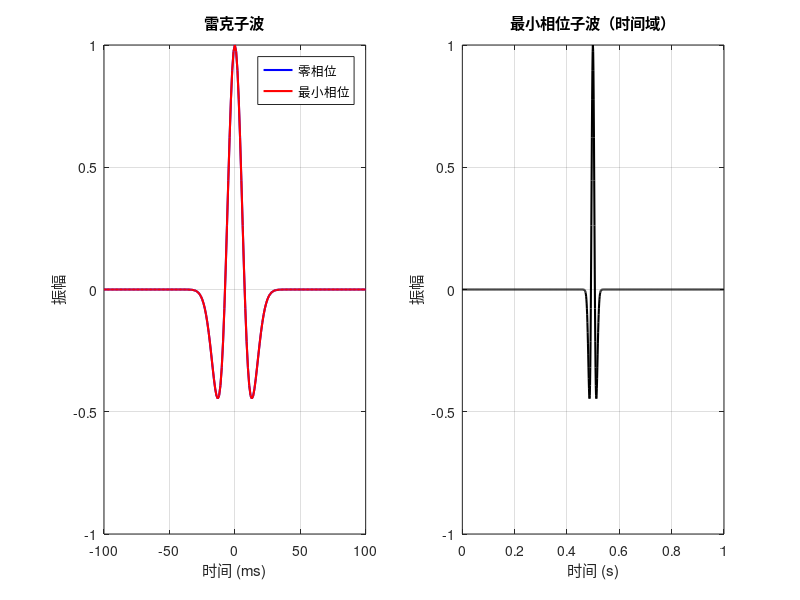
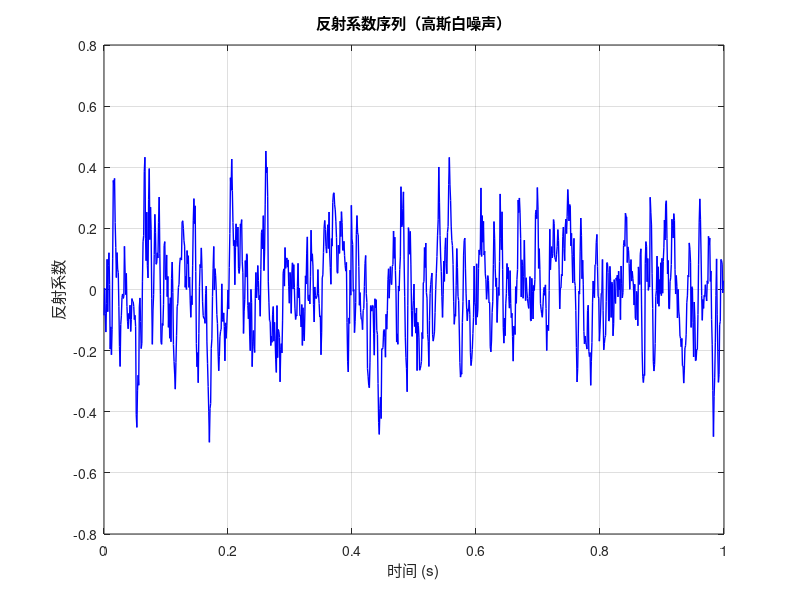

Reproduce these figures in MATLAB, in order. (Note: this script raises an error after producing the figures.)
clear;clc;
%% 合成地震信号 - 基于ALFMT的动态反褶积方法验证

%% 1. 参数设置
fs = 1000;               % 采样频率 500 Hz
dt = 1/fs;              % 采样间隔 0.002 s
T = 1;                  % 记录长度 1 秒
t = 0:dt:T-dt;          % 时间轴
nt = length(t);         % 时间点数

% 质量因子 Q
Q = 80;

% 主频
f0 = 30;                % 30 Hz

%% 2. 生成最小相位子波
% 方法：先生成零相位雷克子波，然后转换为最小相位
% 生成零相位雷克子波
wavelet_length = 0.2;   % 子波长度 200ms
nw = round(wavelet_length * fs);
tw = (-nw/2:nw/2) * dt;

% 雷克子波公式
ricker_zero = (1 - 2*(pi*f0*tw).^2) .* exp(-(pi*f0*tw).^2);

% 将零相位子波转换为最小相位
% 方法：计算子波的希尔伯特变换，取其实部
ricker_min = real(hilbert(ricker_zero));

% 归一化
ricker_min = ricker_min / max(abs(ricker_min));

% 调整子波位置，使其在时间轴中心
center_idx = floor(length(t)/2);
start_idx = center_idx - floor(length(ricker_min)/2);
end_idx = start_idx + length(ricker_min) - 1;

% 确保索引在范围内
if start_idx < 1
    start_idx = 1;
end
if end_idx > nt
    end_idx = nt;
end

% 创建完整子波向量
w = zeros(1, nt);
w(start_idx:end_idx) = ricker_min(1:(end_idx-start_idx+1));

% 绘制子波
figure('Position', [100, 100, 800, 400]);
subplot(1,2,1);
plot(tw*1000, ricker_zero, 'b-', 'LineWidth', 1.5);
hold on;
plot(tw*1000, ricker_min, 'r-', 'LineWidth', 1.5);
title('雷克子波');
xlabel('时间 (ms)'); ylabel('振幅');
legend('零相位', '最小相位');
grid on;

subplot(1,2,2);
plot(t, w, 'k-', 'LineWidth', 1.5);
title('最小相位子波（时间域）');
xlabel('时间 (s)'); ylabel('振幅');
grid on;

%% 3. 生成反射系数序列（高斯白噪声）
% 设置随机种子以确保可重复性
rng(42);

% 生成高斯白噪声
reflection_coef = randn(1, nt);

% 对反射系数进行平滑处理，模拟地层连续性
window_size = 5;
smooth_filter = ones(1, window_size)/window_size;
reflection_coef = conv(reflection_coef, smooth_filter, 'same');

% 归一化反射系数
reflection_coef = reflection_coef / max(abs(reflection_coef)) * 0.5;

% 绘制反射系数
figure('Position', [100, 100, 800, 300]);
plot(t, reflection_coef, 'b-', 'LineWidth', 1);
title('反射系数序列（高斯白噪声）');
xlabel('时间 (s)'); ylabel('反射系数');
grid on;

%% 4. 生成衰减函数（基于Q模型）
% 根据常Q衰减理论：A(f,τ) = exp(-πfτ/Q)
% 其中：f是频率，τ是旅行时

% 计算频率轴
nfft = 2^nextpow2(nt);
f = (0:nfft-1) * (fs/nfft);
f_pos = f(1:nfft/2+1);  % 正频率部分

% 初始化衰减函数矩阵
attenuation_matrix = zeros(length(f_pos), nt);

% 计算每个时间点τ和每个频率f的衰减
for tau_idx = 1:nt
    tau = t(tau_idx);  % 旅行时
    
    % 计算振幅衰减
    amp_attenuation = exp(-pi * f_pos * tau / Q);
    
    % 计算相位畸变（希尔伯特变换关系）
    % 根据论文公式(20): a_Q(τ,f) = exp(-πfτ/Q + iH(πfτ/Q))
    % 其中H表示希尔伯特变换
    phase_term = pi * f_pos * tau / Q;
    
    % 计算希尔伯特变换（使用解析信号方法）
    analytic_signal = hilbert(phase_term);
    phase_attenuation = imag(analytic_signal);
    
    % 构建复数衰减函数
    attenuation_matrix(:, tau_idx) = amp_attenuation .* exp(1i * phase_attenuation);
end

%% 5. 生成非平稳地震信号
% 根据论文公式(21): s(f) = w(f) ∫ a_Q(τ,f) r(τ) exp(i2πfτ) dτ

% 计算子波频谱
W = fft(w, nfft);
W_pos = W(1:nfft/2+1);

% 初始化频谱
S_nonstationary = zeros(1, nfft);

% 对每个频率计算积分
for f_idx = 1:length(f_pos)
    f_current = f_pos(f_idx);
    
    % 计算积分项: ∫ a_Q(τ,f) r(τ) exp(i2πfτ) dτ
    integral_term = 0;
    for tau_idx = 1:nt
        tau = t(tau_idx);
        integral_term = integral_term + ...
                       attenuation_matrix(f_idx, tau_idx) * ...
                       reflection_coef(tau_idx) * ...
                       exp(1i * 2 * pi * f_current * tau) * dt;
    end
    
    % 计算该频率的频谱值
    S_nonstationary(f_idx) = W_pos(f_idx) * integral_term;
    
    % 设置负频率（共轭对称）
    if f_idx > 1 && f_idx < length(f_pos)
        S_nonstationary(nfft - f_idx + 2) = conj(S_nonstationary(f_idx));
    end
end

% 逆傅里叶变换得到时间域信号
s_nonstationary = real(ifft(S_nonstationary, nfft));
s_nonstationary = s_nonstationary(1:nt);  % 截取有效长度

% 归一化
s_nonstationary = s_nonstationary / max(abs(s_nonstationary));

%% 6. 作为对比，生成平稳地震信号（无衰减）
% 直接卷积：s(t) = w(t) * r(t)
s_stationary = conv(reflection_coef, w, 'same');
s_stationary = s_stationary / max(abs(s_stationary));
s=s_nonstationary;
%% ALFMT
k=4;%假设k=
f=linspace(0,100-100/1000,1000);
f_optloc=optloc(s,t);%计算局部频率
ALFMT=zeros(length(t),length(f));
dt=t(2)-t(1);
df=f(2)-f(1);
sigma=zeros(length(t),length(f));
for tau_idx = 1:length(t)
    tau = t(tau_idx);
    f_loc_val = f_optloc(tau_idx);  % 获取该时刻的局部频率
    
    % 向量化计算sigma（针对所有频率点）
    sigma_inv = (f_loc_val + abs(f_loc_val - f)) / k;  % 向量
    sigma(tau_idx,:) = 1 ./ sigma_inv;  % 实际的sigma值
    
    % 预计算高斯窗和频率项
    for f_idx = 1:length(f)
        % 高斯窗（向量化）
        window = exp(-(t - tau).^2 .* (sigma_inv(f_idx)^2)/2);
        
        % 完整被积函数
        integrand = s .* window .* exp(-1i * 2 * pi * f(f_idx) * t);
        
        % 使用trapz积分
        ALFMT(tau_idx, f_idx) = sigma_inv(f_idx)/sqrt(2*pi) * trapz(t, integrand);
    end
end
magnitude_ALFMT=abs(ALFMT);
ALFMT_s_hs=hs(ALFMT,t,f);
phi=calculate_phi(ALFMT_s_hs,t);
V_ALFMT_r=calculate_Vr(ALFMT,ALFMT_s_hs,phi);
r_reconstruct=de_V_ALFMT(V_ALFMT_r,t,f);
r_real=real(r_reconstruct);
s_recon=conv(r_real,ricker_min,'same');
